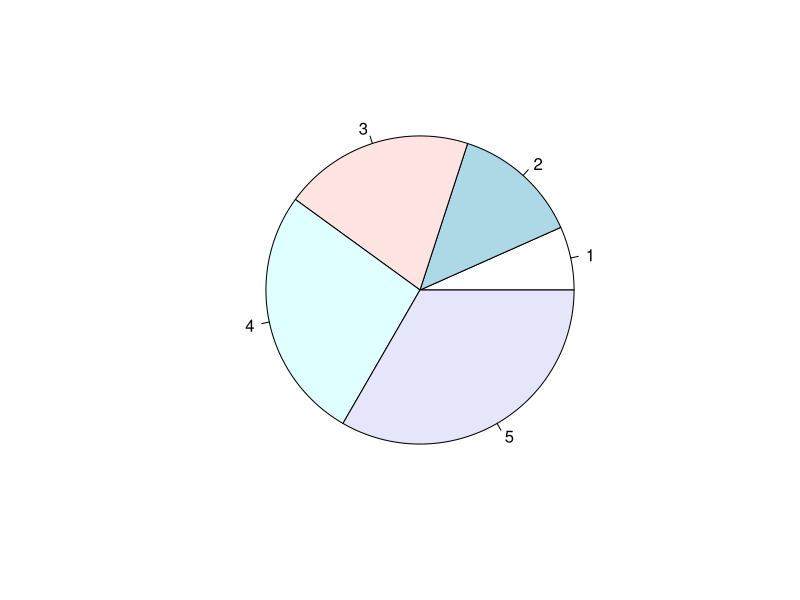
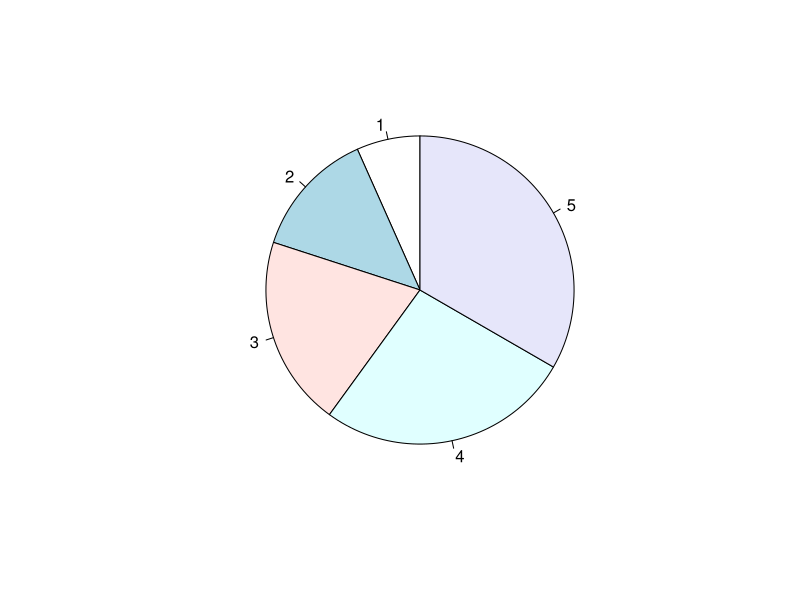
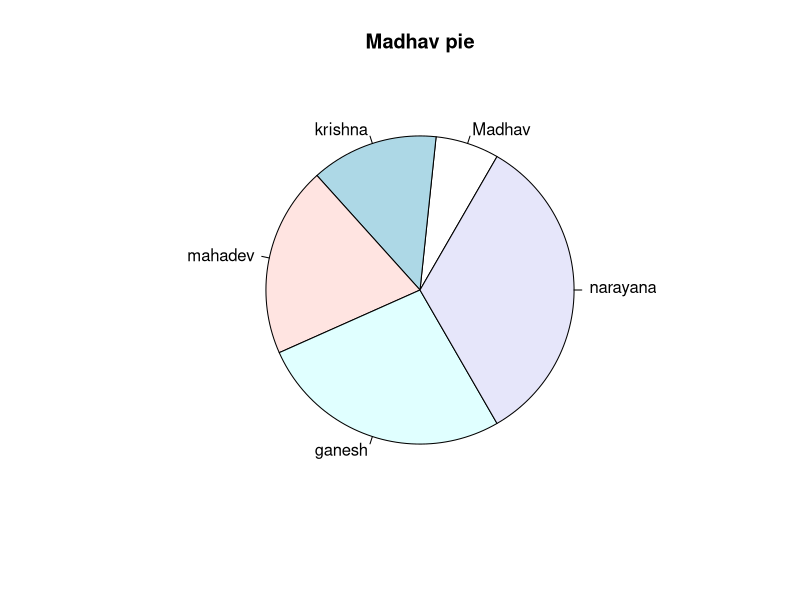
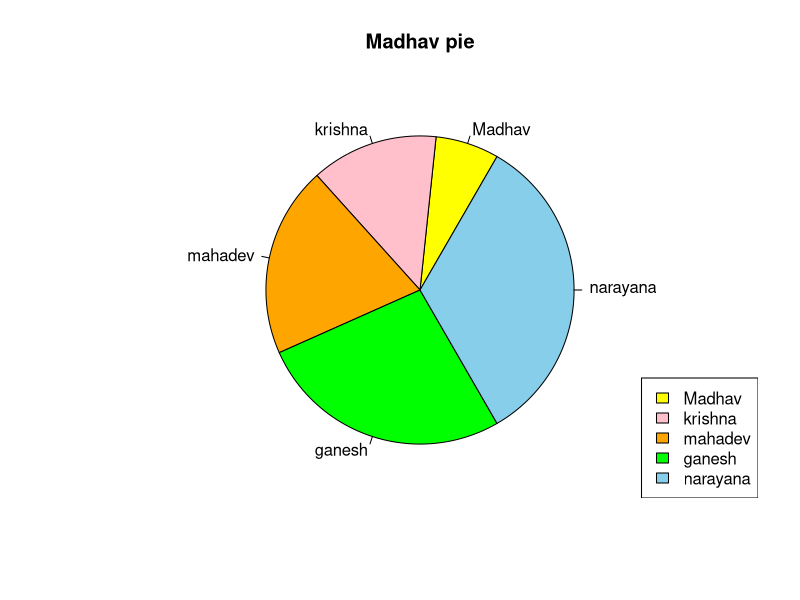

Source code (R) for these figures, in order:
# pie chart

# pie chart is a circular graphical view of data
# we use pie() function to draw pie charts

x<-c(1,2,3,4,5)
pie(x)

# note by default : the plotting of the first pie start from the x-axis and move counterclockwise.

# the size of each pie is determined by comparing the value with all the other values, by using this formula : 
# the value divided by the sum of all values : x/sum(x)

# start angle : 
# we can change the start angle of the pie chart with the init.angle parameter.
# the value of init.angle is defined with angle in degrees, where default angle is zero.

x<-c(1,2,3,4,5)
pie(x,init.angle = 90)

# label and header
# use label parameter to add a label to the pie chart, and use the main parameter to add a header.

x<-c(1,2,3,4,5)
mylabel<-c("Madhav","krishna","mahadev","ganesh","narayana")
pie(x,init.angle = 60,labels = mylabel,main = "Madhav pie")

# colors : we can add a color to each pie with the col parameter:
color<-c("yellow","pink","orange","green","skyblue")
pie(x,init.angle = 60,labels = mylabel,main = "Madhav pie",col = color)

# legend
# to add a list of explanation for each pie, use the legend() function:

legend("bottomright",mylabel,fill=color)


# the legend can be positioned as either : 
# bottomright, bottom, bottomleft,left,topleft,top,topright,right,center

